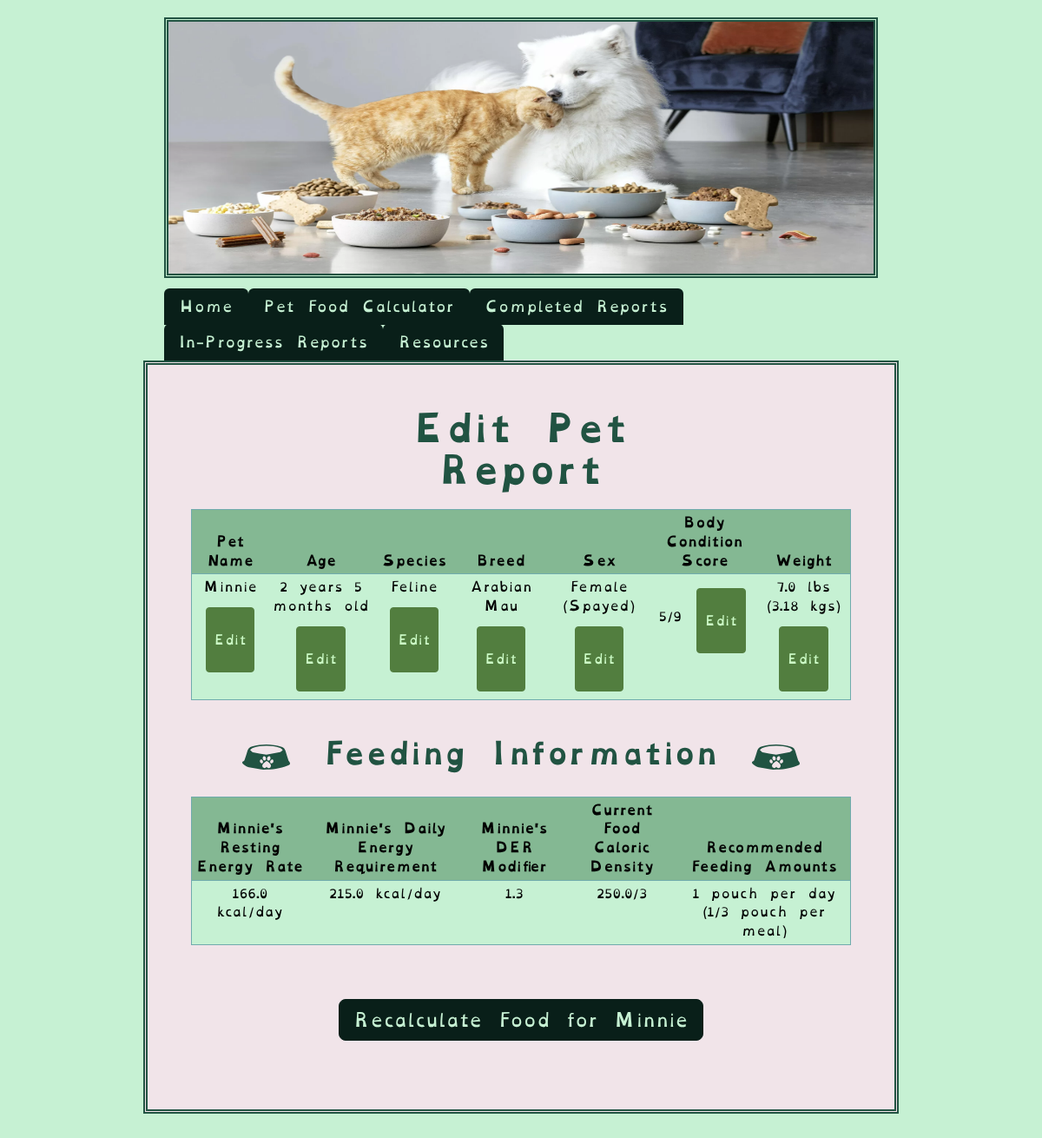
Screenshot of /edit_info?pet_id=8 (signed in) with the database file from the repository.
### tables this page shows
CREATE TABLE "pets" (
	"pet_id"	INTEGER UNIQUE,
	"owner_id"	INTEGER,
	"name"	VARCHAR(25) NOT NULL,
	"age_in_years"	INTEGER,
	"age_in_months"	INTEGER,
	"species"	VARCHAR(10) NOT NULL,
	"breed"	VARCHAR(25),
	"canine_breed_id"	INTEGER,
	"feline_breed_id"	INTEGER,
	"sex"	INTEGER,
	"bcs"	INTEGER,
	"weight"	FLOAT,
	"units"	VARCHAR(5),
	"converted_weight"	FLOAT,
	"converted_weight_units"	VARCHAR(5),
	"body_fat_percentage"	VARCHAR(5),
	"ideal_weight_lbs"	FLOAT,
	"ideal_weight_kgs"	FLOAT,
	"is_pediatric"	VARCHAR(1),
	"is_pregnant"	VARCHAR(1),
	"weeks_gestating"	INTEGER,
	"is_nursing"	VARCHAR(1),
	"litter_size"	INTEGER,
	"weeks_nursing"	INTEGER,
	"activity_level"	INTEGER,
	"rer"	FLOAT,
	"canine_der_factor_id"	INTEGER,
	"feline_der_factor_id"	INTEGER,
	"der"	FLOAT,
	"der_modifier"	FLOAT,
	"meals_per_day"	FLOAT,
	"current_food_kcal"	FLOAT,
	"current_food_form"	INTEGER,
	"rec_treat_kcal_per_day"	INTEGER,
	"current_food_amt_rec"	VARCHAR(15),
	"current_food_amt_per_meal"	VARCHAR(15),
	"date_of_first_report"	DATETIME,
	"most_recent_report_date"	DATETIME,
	PRIMARY KEY("pet_id" AUTOINCREMENT),
	FOREIGN KEY("owner_id") REFERENCES "users"("id"),
	FOREIGN KEY("canine_breed_id") REFERENCES "dog_breeds"("BreedID"),
	FOREIGN KEY("canine_der_factor_id") REFERENCES "canine_der_factors"("factor_id"),
	FOREIGN KEY("feline_breed_id") REFERENCES "cat_breeds"("BreedID"),
	FOREIGN KEY("feline_der_factor_id") REFERENCES "feline_der_factors"("factor_id"),
	FOREIGN KEY("sex") REFERENCES "reproductive_statuses"("sex_id"),
	FOREIGN KEY("activity_level") REFERENCES "activity_levels"("activity_id"),
	FOREIGN KEY("current_food_form") REFERENCES "food_forms"("form_id")
);

### main.py (the view)
@app.route("/edit_info", methods=["GET", "POST"])
@login_required
def edit_info():
    pet_id = request.args.get("pet_id", type=int)
    print(pet_id)
    try:
        pet_data = db.execute(
            "SELECT * FROM pets WHERE owner_id = :user_id and pet_id = :pet_id",
            user_id=session["user_id"], pet_id=pet_id
        )
    except Exception as e:
        flash(f"Unable to find pet info. Exception: {e}")
        return render_template("edit_report.html")
    if request.method == "POST":
        print(pet_id)
    return render_template("edit_report.html", pet_data=pet_data, pet_id=pet_id)

### helpers.py (called while the page is built)
def login_required(f):
    @wraps(f)
    def decorated_funtion(*args, **kwargs):
        if session.get("user_id") == None:
            return redirect(url_for("login"))
        return f(*args, **kwargs)
    return decorated_funtion

### templates/edit_report.html (shortened to what this page needs)
{% extends 'base.html' %} {% block title %}Edit Pet Report{% endblock %}
{% block content %}
<h1>Edit Pet Report</h1>
<table class="table table-sm">
  <thead>
    <tr>
      <th>
        <b> Pet Name </b>
      </th>
      <th>
        <b> Age </b>
      </th>
      <th>
        <b> Species </b>
      </th>
      <th>
        <b> Breed </b>
      </th>
      <th>
        <b> Sex </b>
      </th>
      <th>
        <b> Body Condition Score </b>
      </th>
      <th>
        <b> Weight </b>
      </th>
    </tr>
  </thead>
  <tbody>
    <tr>
      <td>
        {{ pet_data[0].name }}
        <a href="{{ url_for('pet_info', pet_id=pet_id) }}">
          <button type="button" class="btn btn-secondary btn-sm">Edit</button>
        </a>
      </td>
      <td>
        {% if pet_data[0].age_in_years == 0 and pet_data[0].age_in_months == 1
        %} {{ pet_data[0].age_in_months }} month old {% elif
        pet_data[0].age_in_years == 0 and pet_data[0].age_in_months > 1 %} {{
        pet_data[0].age_in_months }} months old {% elif pet_data[0].age_in_years
        == 1 and pet_data[0].age_in_months == 0 %} {{ pet_data[0].age_in_years
        }} year old {% elif pet_data[0].age_in_years == 1 and
        pet_data[0].age_in_months == 1 %} {{ pet_data[0].age_in_years }} year {{
        pet_data[0].age_in_months }} month old {% elif pet_data[0].age_in_years
        == 1 and pet_data[0].age_in_months > 1 %} {{ pet_data[0].age_in_years }}
        year {{ pet_data[0].age_in_months }} months old {% elif
        pet_data[0].age_in_years > 1 and pet_data[0].age_in_months == 0 %} {{
        pet_data[0].age_in_years }} years old {% elif pet_data[0].age_in_years >
        1 and pet_data[0].age_in_months == 1 %} {{ pet_data[0].age_in_years }}
        years {{ pet_data[0].age_in_months }} month old {% elif
        pet_data[0].age_in_years > 1 and pet_data[0].age_in_months > 1 %} {{
        pet_data[0].age_in_years }} years {{ pet_data[0].age_in_months }} months
        old {% endif %}
        <a href="{{ url_for('pet_info_continued', pet_id=pet_id) }}">
          <button type="button" class="btn btn-secondary btn-sm">Edit</button>
        </a>
      </td>
      <td>
        {{ pet_data[0].species }}
        <a href="{{ url_for('pet_info', pet_id=pet_id) }}">
          <button type="button" class="btn btn-secondary btn-sm">Edit</button>
        </a>
      </td>
      <td>
        {{ pet_data[0].breed }}
        <a href="{{ url_for('pet_info_continued', pet_id=pet_id) }}">
          <button type="button" class="btn btn-secondary btn-sm">Edit</button>
        </a>
      </td>
      <td>
        {% if pet_data[0].sex == 1 %} Female (Intact) {% elif pet_data[0].sex ==
        2 %} Female (Spayed) {% elif pet_data[0].sex == 3 %} Male (Intact) {%
        elif pet_data[0].sex == 4 %} Male (Neutered) {% endif %}
        <a href="{{ url_for('pet_info_continued', pet_id=pet_id) }}">
          <button type="button" class="btn btn-secondary btn-sm">Edit</button>
        </a>
      </td>
      <td>
        {{ pet_data[0].bcs }}/9
        <a href="{{ url_for('pet_condition', pet_id=pet_id) }}">
          <button type="button" class="btn btn-secondary btn-sm">Edit</button>
        </a>
      </td>
      <td>
        {{ pet_data[0].weight }} {{ pet_data[0].units }} ({{
        pet_data[0].converted_weight }} {{ pet_data[0].converted_weight_units
        }})
        <a href="{{ url_for('pet_condition', pet_id=pet_id) }}">
          <button type="button" class="btn btn-secondary btn-sm">Edit</button>
        </a>
      </td>
    </tr>
  </tbody>
</table>
<div class="row">
  <h2>
    {% if pet_data[0].species == "Feline" %}
    <img
      src="{{ url_for('static', filename='assets/svg/food_bowl.svg') }}"
      alt="A bowl with a pawprint"
      class="bowl"
    />
    {% elif pet_data[0].species == "Canine" %}
    <img
      src="{{ url_for('static', filename='assets/svg/dog_food_bowl.svg') }}"
      alt="A bowl with a bone"
      class="bowl"
    />
    {% endif %} Feeding Information {% if pet_data[0].species == "Feline" %}
    <img
      src="{{ url_for('static', filename='assets/svg/food_bowl.svg') }}"
      alt="A bowl with a pawprint"
      class="bowl"
    />
    {% elif pet_data[0].species == "Canine" %}
    <img
      src="{{ url_for('static', filename='assets/svg/dog_food_bowl.svg') }}"
      alt="A bowl with a bone"
      class="bowl"
    />
    {% endif %}
  </h2>
</div>
<table class="table table-sm">
  <thead>
    <tr>
      <th>{{ pet_data[0].name }}'s Resting Energy Rate</th>
      <th>{{ pet_data[0].name }}'s Daily Energy Requirement</th>
      <th>{{ pet_data[0].name }}'s DER Modifier</th>
      <th>Current Food Caloric Density</th>
      <th>Recommended Feeding Amounts</th>
    </tr>
  </thead>
  <tbody>
    <tr>
      <td>{{ pet_data[0].rer }} kcal/day</td>
      <td>{{ pet_data[0].der }} kcal/day</td>
      <td>{{ pet_data[0].der_modifier }}</td>
      <td>
        {{ pet_data[0].current_food_kcal }}/{{ pet_data[0].current_food_form }}
      </td>
      <td>
        {{ pet_data[0].current_food_amt_rec }} ({{
        pet_data[0].current_food_amt_per_meal }} per meal)
      </td>
    </tr>
  </tbody>
</table>
{% if pet_data[0].is_pediatric == "n" and pet_data[0].is_pregnant != "y" and
pet_data[0].is_nursing != "y" %}
<div class="button-container">
  <a href="{{ url_for('current_food', pet_id=pet_id) }}">
    <button type="button" class="btn btn-secondary btn-lg">
      Recalculate Food for {{ pet_data[0].name }}
    </button>
  </a>
</div>
{% endif %} {% endblock %}

### static/css/styles.css (style rules this page uses)
:root { --white: #f1e4e9; --pale_white_green: #c6f1d3; --lighter_white_green: #d1f7dc; --pale_sky_blue: #70abad; --light_sky: #70c2c3; --green_black: #091f19; --deep_blue_green: #215342; --light_lime: #7CFF6B; --darker_lime_transparent: #568b3fe5; --darker_lime: #527e3f; }
body { background-color: var(--pale_white_green); padding: 20px; margin-left: auto; margin-right: auto; font-family: "OpenDyslexic", "Arvo"; font-size: 2vh; }
h1 { color: var(--deep_blue_green); font-weight: 700; padding-bottom: 1vw; width: 55%; word-wrap: break-word; }
h1, h2 { color: var(--deep_blue_green); }
h1, h2, h3 { margin-left: auto; margin-right: auto; text-align: center; }
h1, h2, h3 { font-family: "OpenDyslexicBold", "Arvo"; }
h2 { display: inline-block; padding: 5px; padding-top: 25px; font-weight: 600; justify-content: center; }
.table { font-size: 14.5px; text-align: center; border-bottom: 1px solid var(--deep_blue_green); border: 1px solid var(--pale_sky_blue); --bs-table-bg: var(--pale_white_green); --bs-table-striped-color: var(--light_sky); --bs-table-striped-bg: var(--pale_sky_blue); }
thead { font-weight: 500; --bs-table-bg: #84b893; color: var(--deep_blue_green); }
.table.table-sm td { align-items: center; justify-content: center; text-align: center; }
a { color: var(--darker_lime); }
.btn { background-color: var(--green_black); border-color: var(--green_black); --bs-btn-active-color: var(--deep_blue_green); --bs-btn-active-border-color: var(--deep_blue_green); --bs-btn-hover-bg: var(--deep_blue_green); --bs-btn-hover-border-bg: var(--deep_blue_green); color: var(--pale_white_green); text-align: center; margin: 5px; position: relative; margin-top: 1vw; }
.btn-sm { color: #cdfcc7; min-height: 75px; font-weight: 500; background-color: var(--darker_lime); border-color: var(--darker_lime); --bs-btn-active-color: var(--darker_lime_transparent); --bs-btn-active-border-color: var(--darker_lime_transparent); --bs-btn-hover-bg: var(--darker_lime_transparent); --bs-btn-hover-border-bg: var(--darker_lime_transparent); }
.button-container, .button-container-fr { display: flex; justify-content: center; }
.button-container { padding: 2vw; }
.row { display: flex; flex-wrap: wrap; margin-left: 2vw; margin-right: 2vw; font-size: 20px; padding-bottom: 1vh; }
.bowl { width: 75px; display: inline-block; padding: 10px; }

### rows the page displays
pets: name "Minnie", age_in_years "2", age_in_months "5", species "Feline", breed "Arabian Mau", bcs "5", weight "7.0", units "lbs", converted_weight "3.18", converted_weight_units "kgs", rer "166.0", der "215.0", der_modifier "1.3", current_food_kcal "250.0", current_food_form "3", current_food_amt_rec "1 pouch per day", current_food_amt_per_meal "1/3 pouch"
